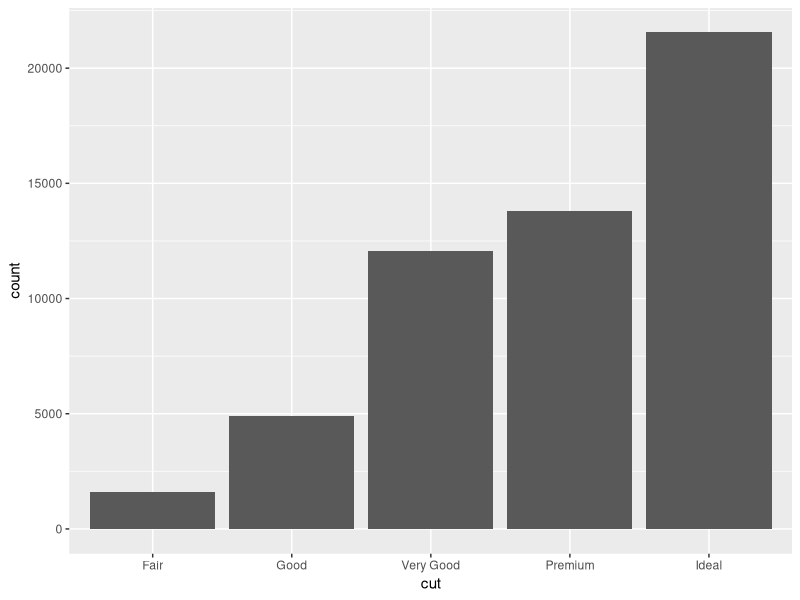
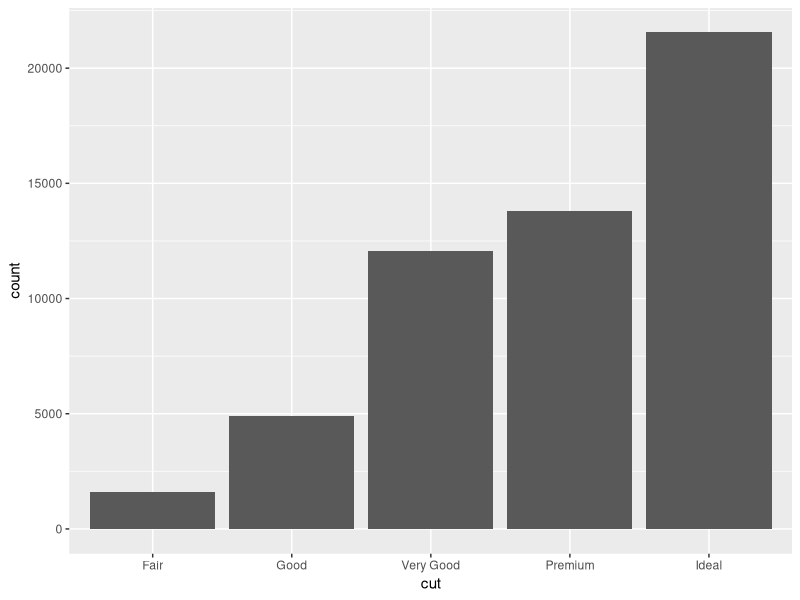
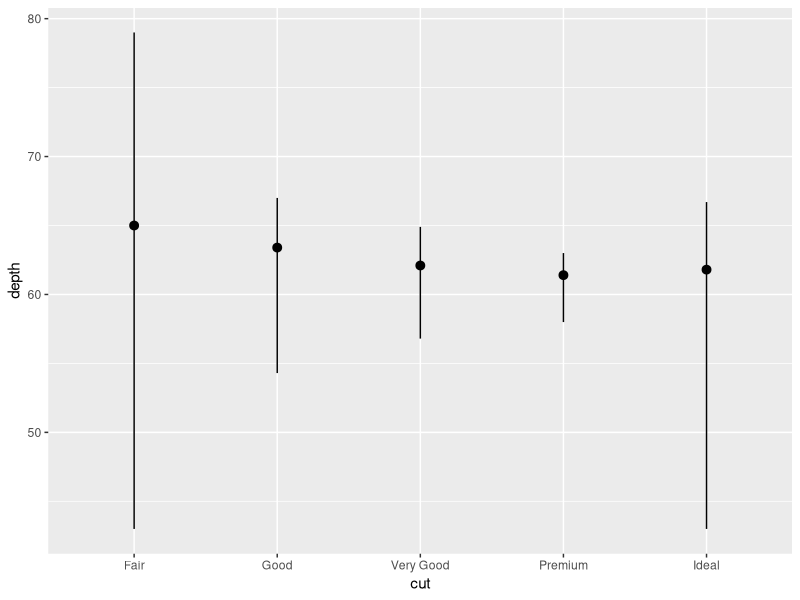
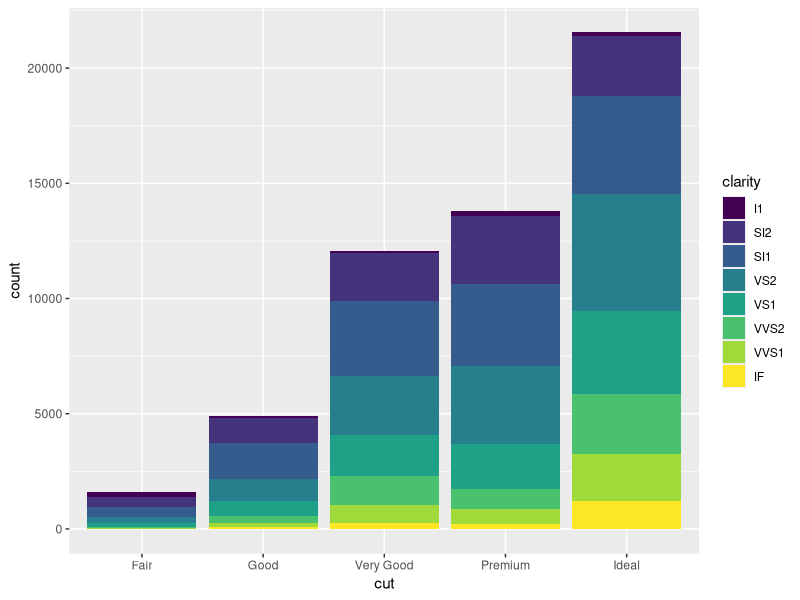
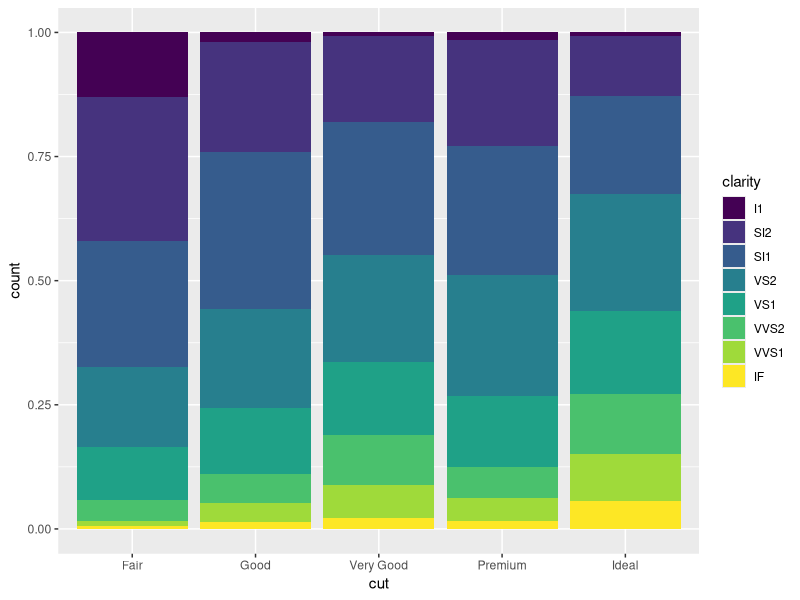
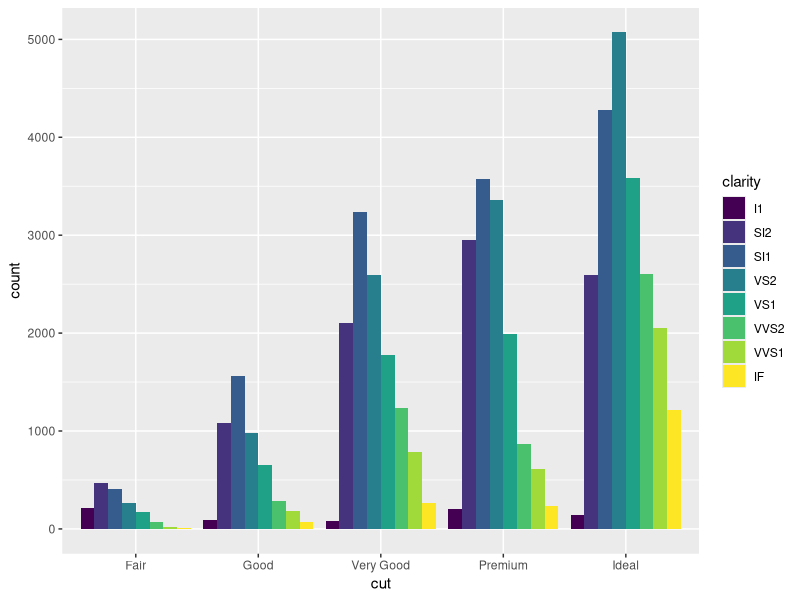
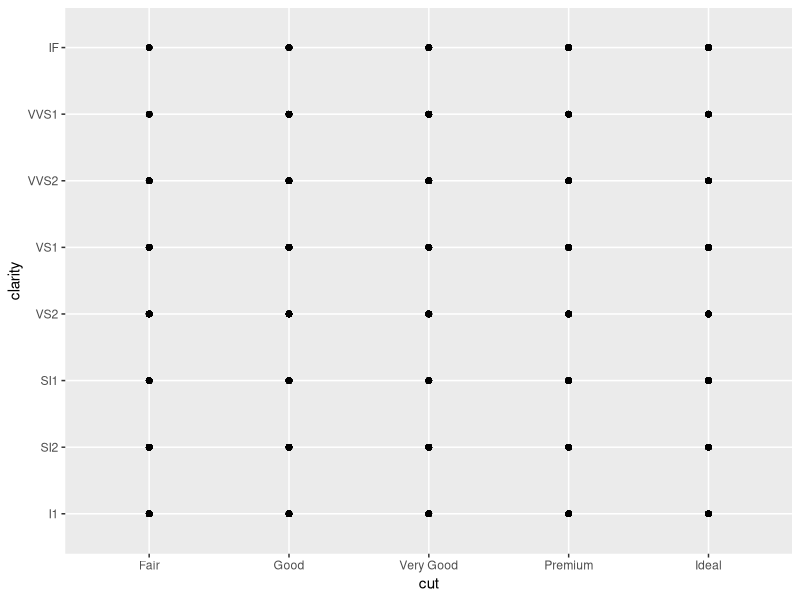
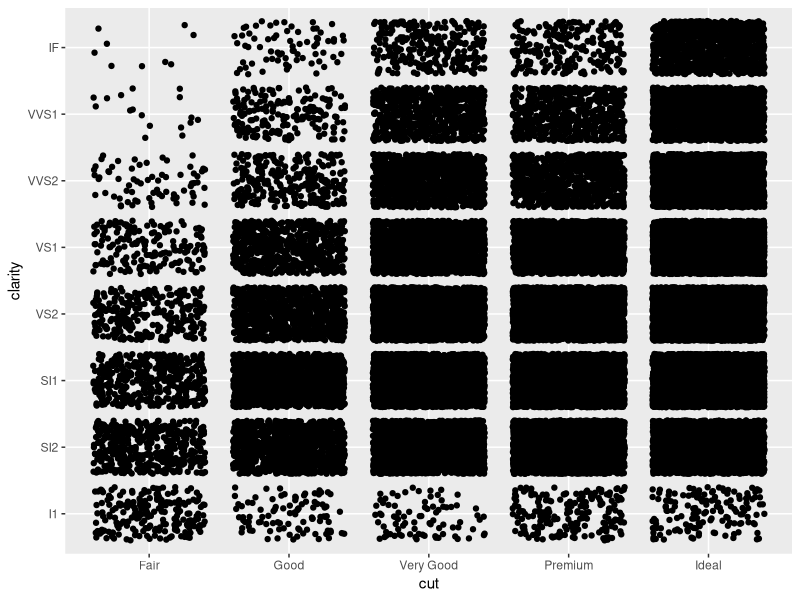

The R script that drew these images, in order:
# Exercise 2: advanced ggplot2 practice

# Install and load the `ggplot2` package
#install.packages('ggplot2')
library(ggplot2)

# For this exercise you will again be working with the `diamonds` data set.
# Use `?diamonds` to review details about this data set
?diamonds

## Statistical Transformations

# Use the `stat_count` to create a bar chart of the "count" of diamonds by cut. 
# You do not need a separate geometry layer!
ggplot(data = diamonds) +
  stat_count(mapping = aes(x = cut))

# Now use bar geometry to draw a bar chart of the "count" of diamonds by cut.
ggplot(data = diamonds) +
  geom_bar(mapping = aes(x = cut))

# Use the `stat_summary` function to draw a chart with a summary layer.
# Map the x-position to diamond `cut`, and the y-position to diamond `depth`
# Bonus: use `min` as the function ymin, `max` as the function ymax, and `median` 
# as the function y
ggplot(data = diamonds) +
  stat_summary(mapping = aes(x = cut, y = depth),
               fun.ymin = min, fun.ymax = max, fun.y = median)


## Position Adjustments

# Draw a bar chart of diamonds counts by cut, with each bar filled by clarity.
# You should see a _stacked_ bar chart.
ggplot(data = diamonds) +
  geom_bar(mapping = aes(x = cut, fill = clarity))

# Draw the same chart again, but with each element positioned to "fill" the y axis
ggplot(data = diamonds) +
  geom_bar(mapping = aes(x = cut, fill = clarity), position = "fill")

# Draw the same chart again, but with each element positioned to "dodge" each other
ggplot(data = diamonds) +
  geom_bar(mapping = aes(x = cut, fill = clarity), position = "dodge")

# Draw a plot with point geometry with the x-position mapped to `cut` and the 
# y-position mapped to `clarity`
# This creates a "grid" grouping the points
ggplot(data = diamonds) +
  geom_point(mapping = aes(x = cut, y = clarity))

# Use the "jitter" position adjustment to keep the points from all overlapping!
# (This works a little better with a sample of diamond data, such as from the 
# previous exercise).
ggplot(data = diamonds) +
  geom_point(mapping = aes(x = cut, y = clarity), position = "jitter")


## Scales

# Draw a "boxplot" (with `geom_boxplot`) for the diamond's price (y) by color (x)
ggplot(data = diamonds) +
  geom_boxplot(mapping = aes(x = color, y = price))

# This has a lot of outliers, making it harder to read. To fix this, draw the 
# same plot but with a _logarithmic_ scale for the y axis.
ggplot(data = diamonds) +
  geom_boxplot(mapping = aes(x = color, y = price)) +
  scale_y_log10()

# For another version, draw the same plot but with `violin` geometry instead of 
# `boxplot` geometry!
# How does the logarithmic scale change the data presentation?
ggplot(data = diamonds) +
  geom_violin(mapping = aes(x = color, y = price)) +
  scale_y_log10()

# Another interesting plot: draw a plot of the diamonds price (y) by carat (x), 
# using a heatmap of 2d bins (geom_bin2d)
# What happens when you make the x and y channels scale logarithmically?
ggplot(data = diamonds) +
  geom_bin2d(mapping = aes(x = carat, y = price)) +
  scale_x_log10() +
  scale_y_log10()

# Draw a scatter plot for the diamonds price (y) by carat (x). Color each point
# by the clarity (Remember, this will take a while. Use a sample of the diamonds 
# for faster results)
ggplot(data = diamonds) +
  geom_point(mapping = aes(x = carat, y = price, color = clarity))

# Change the color of the previous plot using a ColorBrewer scale of your choice. 
# What looks nice?
ggplot(data = diamonds) +
  geom_point(mapping = aes(x = carat, y = price, color = clarity)) +
  scale_color_brewer(palette = "Spectral")


## Coordinate Systems

# Draw a bar chart with x-position and fill color BOTH mapped to cut
# For best results, SET the `width` of the geometry to be 1 (fill plot, no space
# between)
# TIP: You can save the plot to a variable for easier modifications
bar <- ggplot(data = diamonds) +
  geom_bar(mapping = aes(x = cut, fill = cut), width = 1)
bar

# Draw the same chart, but with the coordinate system flipped
bar + coord_flip()

# Draw the same chart, but in a polar coordinate system. It's a Coxcomb chart!
bar + coord_polar()


## Facets

# Take the scatter plot of price by carat data (colored by clarity) and add 
# _facets_ based on the diamond's `color`
ggplot(data = diamonds) +
  geom_point(mapping = aes(x = carat, y = price, color = clarity)) +
  scale_color_brewer(palette = "Spectral") +
  facet_wrap(~color)


## Saving Plots

# Use the `ggsave()` function to save the current (recent) plot to disk.
# Name the output file "my-plot.png".
# Make sure you've set the working directory!!
ggsave("my-plot.png")
